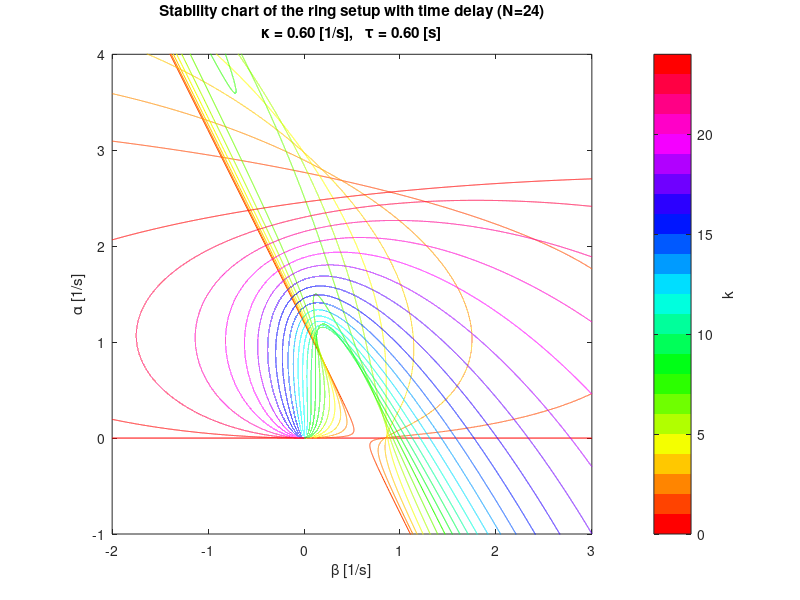

Source code (MATLAB):
%% Create analytical stability charts for the ring setup with time delay

clear; %close all; clc;

%% Parameters
kappa=0.6;
tau=0.6;	% 0.0, 0.6, 0.6, 0.6
NN=24;      % 24,    8,  24,  60
% range of parameters
betamin=-2;         % -2,   0, -0.6
betamax=3;          %  3, 1.2,    1
alphamin=-1;        % -1,   0, -0.4
alphamax=4;         %  4, 1.2,  1.2
aspect_ratio=1;     %  1,   1,    1

% range of frequencies for stability boundaries
ommin=0;
ommax=2*pi;
dom=0.0001;
om=ommin:dom:ommax;

%% Stability boundaries
% omega>0
alpha=zeros(NN-1,length(om));
beta=zeros(size(alpha));
for kk=1:NN-1
    alpha(kk,:)=om.^2.*(cos(om*tau)-cos(om*tau-2*kk*pi/NN))./...
                (-om*sin(2*kk*pi/NN)+2*kappa*(1-cos(2*kk*pi/NN)));
    beta(kk,:)=(-om.^2.*cos(om*tau)+kappa*om.*...
                        (sin(om*tau)-sin(om*tau-2*kk*pi/NN)))./...
                (-om*sin(2*kk*pi/NN)+2*kappa*(1-cos(2*kk*pi/NN)));
    % remove asymptotes
    beta(kk,beta(kk,:)>betamax | beta(kk,:)<betamin)=nan;
end

%% Stability chart
figure(1); clf; hold on; box on;
colors=interp1(linspace(0,1,7),[1,0,0;1,1,0;0,1,0;0,1,1;0,0,1;1,0,1;1,0,0],...
    linspace(0,1,NN));
colormap(colors);
% omega=0
plot([betamin,betamax],[0,0],'Color',colors(1,:));
% omega>0
for kk=1:NN-1
%     plot(beta(kk,:),alpha(kk,:),'b');
    plot(beta(kk,:),alpha(kk,:),'Color',colors(kk+1,:));
end
axis([betamin betamax alphamin alphamax]);
pbaspect([aspect_ratio,1,1]);
xlabel('\beta [1/s]');
ylabel('\alpha [1/s]');
title(['Stability chart of the ring setup with time delay (N=',num2str(NN),')',10,...
       '\kappa = ',num2str(kappa,'%3.2f'),...
       ' [1/s],   \tau = ',num2str(tau,'%3.2f'),' [s]']);
bar=colorbar; ylabel(bar,'k'); caxis([0,NN]);

%% Plot points on existing stability chart
% hold on; plot([0.25,0.5,0.8],[0.4,0.4,0.4],'bx');
% axis([-0.6,1,-0.4,1.2]);
